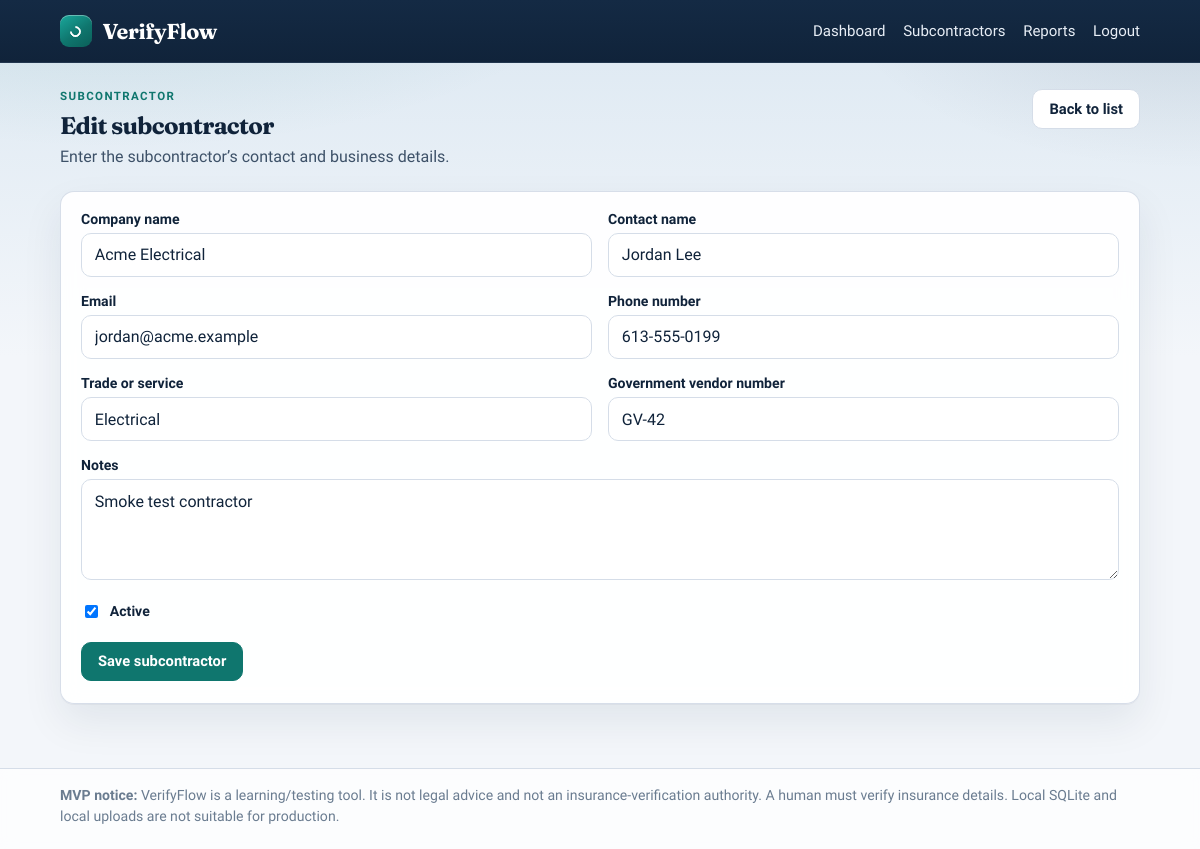
Screenshot of /contractors/7328a3b0-1295-478a-9f3f-7dc81942b84b/edit (signed in) with the database file from the repository.
### app.py (models this page shows)
class Contractor(db.Model):
    __tablename__ = "contractors"
    id = db.Column(db.Integer, primary_key=True)
    public_id = db.Column(db.String(36), unique=True, nullable=False, default=lambda: str(uuid.uuid4()))
    organization_id = db.Column(db.Integer, db.ForeignKey("organizations.id"), nullable=False, index=True)
    company_name = db.Column(db.String(200), nullable=False)
    contact_name = db.Column(db.String(200), nullable=False)
    email = db.Column(db.String(255), nullable=False)
    phone = db.Column(db.String(50), nullable=True)
    trade_or_service = db.Column(db.String(200), nullable=True)
    government_vendor_number = db.Column(db.String(100), nullable=True)
    notes = db.Column(db.Text, nullable=True)
    is_active = db.Column(db.Boolean, default=True, nullable=False)
    created_at = db.Column(db.DateTime, nullable=False, default=lambda: datetime.now(timezone.utc))
    organization = db.relationship("Organization", back_populates="contractors")
    documents = db.relationship(
        "ComplianceDocument",
        back_populates="contractor",
        cascade="all, delete-orphan",
        lazy=True,
    )

### app.py (the view, shortened to what this page needs)
    @app.route("/contractors/<public_id>/edit", methods=["GET", "POST"])
    @org_required
    def contractor_edit(public_id: str):
        contractor = get_contractor_or_404(public_id)
        form = ContractorForm(obj=contractor)
        return render_template("contractor_form.html", form=form, title="Edit subcontractor")

### app.py
class ContractorForm(FlaskForm):
    company_name = StringField("Company name", validators=[DataRequired(), Length(max=200)])
    contact_name = StringField("Contact name", validators=[DataRequired(), Length(max=200)])
    email = StringField(
        "Email",
        validators=[DataRequired(), Email(check_deliverability=False), Length(max=255)],
    )
    phone = StringField("Phone number", validators=[OptionalField(), Length(max=50)])
    trade_or_service = StringField("Trade or service", validators=[OptionalField(), Length(max=200)])
    government_vendor_number = StringField(
        "Government vendor number", validators=[OptionalField(), Length(max=100)]
    )
    notes = TextAreaField("Notes", validators=[OptionalField(), Length(max=5000)])
    is_active = BooleanField("Active", default=True)
    submit = SubmitField("Save subcontractor")

### app.py (called while the page is built)
def org_required(view):
    @wraps(view)
    @login_required
    def wrapped(*args, **kwargs):
        if not current_user.organization_id:
            abort(403)
        return view(*args, **kwargs)
    return wrapped

def get_contractor_or_404(public_id: str) -> Contractor:
    contractor = Contractor.query.filter_by(
        public_id=public_id,
        organization_id=current_user.organization_id,
    ).first()
    if not contractor:
        abort(404)
    return contractor

def register_template_helpers(app: Flask) -> None:
    @app.context_processor
    def inject_globals():
        return {
            "app_name": "VerifyFlow",
            "document_type_suggestions": DOCUMENT_TYPE_CHOICES,
        }
    @app.template_filter("expiry_badge_class")
    def expiry_badge_class(status: str) -> str:
        mapping = {
            "Valid": "badge-valid",
            "Expiring Soon": "badge-soon",
            "Expired": "badge-expired",
        }
        return mapping.get(status, "badge-muted")
    @app.template_filter("days_label")
    def days_label_filter(days: int) -> str:
        return days_label(days)

### templates/contractor_form.html (shortened to what this page needs)
{% extends "base.html" %}
{% block content %}
<section class="page-header">
  <div>
    <p class="eyebrow">Subcontractor</p>
    <h1>{{ title }}</h1>
    <p class="lead">Enter the subcontractor’s contact and business details.</p>
  </div>
  <a class="btn" href="{{ url_for('contractors') }}">Back to list</a>
</section>
<section class="panel form-panel">
  <form method="post" novalidate>
    <div class="form-grid">
      <div class="field">
        <label for="company_name">{{ form.company_name.label.text }}</label>
        {{ form.company_name(id="company_name") }}
      </div>
      <div class="field">
        <label for="contact_name">{{ form.contact_name.label.text }}</label>
        {{ form.contact_name(id="contact_name") }}
      </div>
      <div class="field">
        <label for="email">{{ form.email.label.text }}</label>
        {{ form.email(id="email") }}
      </div>
      <div class="field">
        <label for="phone">{{ form.phone.label.text }}</label>
        {{ form.phone(id="phone") }}
      </div>
      <div class="field">
        <label for="trade_or_service">{{ form.trade_or_service.label.text }}</label>
        {{ form.trade_or_service(id="trade_or_service") }}
      </div>
      <div class="field">
        <label for="government_vendor_number">{{ form.government_vendor_number.label.text }}</label>
        {{ form.government_vendor_number(id="government_vendor_number") }}
      </div>
      <div class="field field-full">
        <label for="notes">{{ form.notes.label.text }}</label>
        {{ form.notes(id="notes", rows="4") }}
      </div>
      <div class="field field-checkbox">
        {{ form.is_active(id="is_active") }}
        <label for="is_active">{{ form.is_active.label.text }}</label>
      </div>
    </div>
    <div class="form-actions">
      {{ form.submit(class_="btn btn-primary") }}
    </div>
  </form>
</section>
{% endblock %}

### static/styles.css (style rules this page uses)
:root { --ink: #10233a; --ink-soft: #3d5168; --muted: #6a7c90; --line: #d5dde8; --surface: rgba(255, 255, 255, 0.92); --surface-solid: #ffffff; --bg-top: #dce8f2; --bg-bottom: #f3f6fa; --nav: #10233a; --nav-ink: #e8eef6; --brand: #0f766e; --brand-hover: #0b5f59; --brand-soft: #d8f3ef; --accent: #c27803; --danger: #b42318; --danger-soft: #fde8e6; --valid: #0f766e; --valid-bg: #e4f7f3; --soon: #a16207; --soon-bg: #fff4d7; --expired: #b42318; --expired-bg: #fde8e6; --radius: 14px; --radius-sm: 10px; --shadow: 0 1px 0 rgba(16, 35, 58, 0.04), 0 18px 40px rgba(16, 35, 58, 0.08); --font: "Sora", "Segoe UI", sans-serif; --display: "Fraunces", Georgia, serif; --focus: 0 0 0 3px rgba(15, 118, 110, 0.28); }
* { box-sizing: border-box; }
html { scroll-behavior: smooth; }
body { margin: 0; min-height: 100vh; font-family: var(--font); color: var(--ink); background-color: var(--bg-bottom); background-image: radial-gradient(ellipse 80% 50% at 10% -10%, rgba(15, 118, 110, 0.14), transparent 55%), radial-gradient(ellipse 60% 40% at 100% 0%, rgba(16, 35, 58, 0.1), transparent 50%), linear-gradient(180deg, var(--bg-top), var(--bg-bottom) 42%), repeating-linear-gradient( 90deg, rgba(16, 35, 58, 0.03) 0, rgba(16, 35, 58, 0.03) 1px, transparent 1px, transparent 28px ), repeating-linear-gradient( 0deg, rgba(16, 35, 58, 0.03) 0, rgba(16, 35, 58, 0.03) 1px, transparent 1px, transparent 28px ); background-attachment: fixed; }
body.is-auth { display: flex; flex-direction: column; }
a { color: var(--brand); text-decoration: none; }
.page-header { display: flex; justify-content: space-between; align-items: flex-start; gap: 1rem; margin-bottom: 1.35rem; flex-wrap: wrap; animation: rise 420ms ease both; }
.page-header h1, .panel h2, .auth-copy h1, .auth-card h1 { margin: 0 0 0.35rem; font-family: var(--display); letter-spacing: -0.03em; font-weight: 700; line-height: 1.15; }
.lead { color: var(--ink-soft); margin: 0; line-height: 1.5; }
.eyebrow { text-transform: uppercase; letter-spacing: 0.12em; font-size: 0.72rem; font-weight: 600; color: var(--brand); margin: 0 0 0.55rem; }
.stat-card, .panel, .auth-card { background: var(--surface); border: 1px solid rgba(213, 221, 232, 0.95); border-radius: var(--radius); box-shadow: var(--shadow); backdrop-filter: blur(10px); }
.panel { padding: 1.2rem 1.25rem 1.35rem; margin-bottom: 1rem; animation: rise 560ms ease both; }
.btn { display: inline-flex; align-items: center; justify-content: center; gap: 0.35rem; border: 1px solid var(--line); background: var(--surface-solid); color: var(--ink); padding: 0.62rem 1rem; border-radius: var(--radius-sm); cursor: pointer; font: inherit; font-weight: 600; font-size: 0.92rem; text-decoration: none; transition: background 150ms ease, border-color 150ms ease, transform 150ms ease; }
.btn-primary { background: var(--brand); border-color: var(--brand); color: white; }
.form-grid { display: grid; grid-template-columns: 1fr 1fr; gap: 1rem; }
.field { display: flex; flex-direction: column; gap: 0.38rem; }
.field-full { grid-column: 1 / -1; }
.field-checkbox { flex-direction: row; align-items: center; gap: 0.55rem; padding-top: 0.35rem; }
label { font-weight: 600; font-size: 0.88rem; color: var(--ink); }
input[type="text"], input[type="email"], input[type="password"], input[type="number"], input[type="date"], input[type="file"], select, textarea { width: 100%; padding: 0.72rem 0.8rem; border: 1px solid var(--line); border-radius: var(--radius-sm); font: inherit; background: white; color: var(--ink); transition: border-color 150ms ease, box-shadow 150ms ease; }
.form-actions { margin-top: 1.3rem; display: flex; gap: 0.75rem; flex-wrap: wrap; }

### rows the page displays
Contractor: company_name "Acme Electrical", contact_name "Jordan Lee", email "jordan@acme.example", phone "613-555-0199", trade_or_service "Electrical", government_vendor_number "GV-42", notes "Smoke test contractor", is_active "☑"

### other values shown
{{ title }} "Edit subcontractor"
